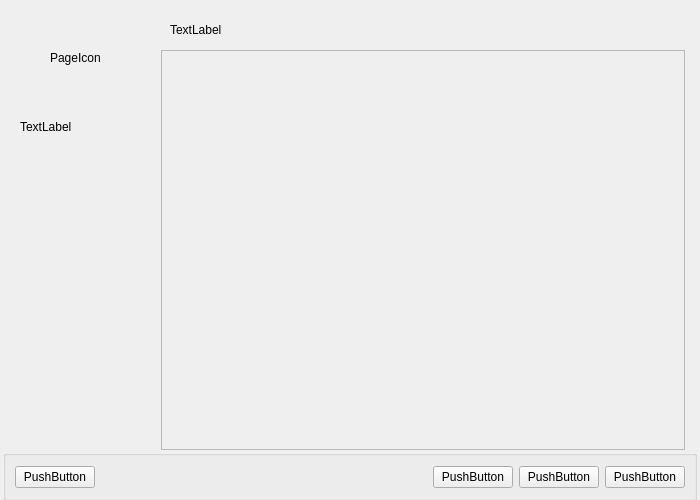
<ui version="4.0" >
 <class>MainWindow</class>
 <widget class="QMainWindow" name="MainWindow" >
  <property name="geometry" >
   <rect>
    <x>0</x>
    <y>0</y>
    <width>700</width>
    <height>500</height>
   </rect>
  </property>
  <property name="sizePolicy" >
   <sizepolicy vsizetype="Fixed" hsizetype="Fixed" >
    <horstretch>0</horstretch>
    <verstretch>0</verstretch>
   </sizepolicy>
  </property>
  <property name="minimumSize" >
   <size>
    <width>700</width>
    <height>500</height>
   </size>
  </property>
  <property name="maximumSize" >
   <size>
    <width>700</width>
    <height>500</height>
   </size>
  </property>
  <property name="windowTitle" >
   <string>Pardusman-wizard</string>
  </property>
  <widget class="QWidget" name="centralwidget" >
   <widget class="QGroupBox" name="groupBox" >
    <property name="geometry" >
     <rect>
      <x>3</x>
      <y>450</y>
      <width>694</width>
      <height>51</height>
     </rect>
    </property>
    <property name="title" >
     <string/>
    </property>
    <layout class="QHBoxLayout" name="horizontalLayout" >
     <item>
      <widget class="QPushButton" name="buttonCancel" >
       <property name="text" >
        <string>PushButton</string>
       </property>
      </widget>
     </item>
     <item>
      <spacer name="horizontalSpacer" >
       <property name="orientation" >
        <enum>Qt::Horizontal</enum>
       </property>
       <property name="sizeHint" stdset="0" >
        <size>
         <width>218</width>
         <height>20</height>
        </size>
       </property>
      </spacer>
     </item>
     <item>
      <widget class="QPushButton" name="buttonBack" >
       <property name="text" >
        <string>PushButton</string>
       </property>
      </widget>
     </item>
     <item>
      <widget class="QPushButton" name="buttonNext" >
       <property name="text" >
        <string>PushButton</string>
       </property>
      </widget>
     </item>
     <item>
      <widget class="QPushButton" name="buttonFinish" >
       <property name="text" >
        <string>PushButton</string>
       </property>
      </widget>
     </item>
    </layout>
    <zorder>buttonCancel</zorder>
    <zorder>buttonBack</zorder>
    <zorder>buttonNext</zorder>
    <zorder>buttonFinish</zorder>
    <zorder>horizontalSpacer</zorder>
   </widget>
   <widget class="QStackedWidget" name="pageStack" >
    <property name="geometry" >
     <rect>
      <x>161</x>
      <y>50</y>
      <width>524</width>
      <height>400</height>
     </rect>
    </property>
    <property name="minimumSize" >
     <size>
      <width>524</width>
      <height>400</height>
     </size>
    </property>
    <property name="styleSheet" >
     <string notr="true" />
    </property>
    <property name="frameShape" >
     <enum>QFrame::StyledPanel</enum>
    </property>
    <property name="frameShadow" >
     <enum>QFrame::Raised</enum>
    </property>
    <property name="midLineWidth" >
     <number>500</number>
    </property>
    <widget class="QWidget" name="page" />
    <widget class="QWidget" name="page_2" />
   </widget>
   <widget class="QLabel" name="pageDesc" >
    <property name="geometry" >
     <rect>
      <x>170</x>
      <y>20</y>
      <width>511</width>
      <height>20</height>
     </rect>
    </property>
    <property name="text" >
     <string>TextLabel</string>
    </property>
   </widget>
   <widget class="QLabel" name="pixSteps" >
    <property name="geometry" >
     <rect>
      <x>10</x>
      <y>110</y>
      <width>150</width>
      <height>215</height>
     </rect>
    </property>
    <property name="sizePolicy" >
     <sizepolicy vsizetype="Preferred" hsizetype="Fixed" >
      <horstretch>0</horstretch>
      <verstretch>0</verstretch>
     </sizepolicy>
    </property>
    <property name="minimumSize" >
     <size>
      <width>150</width>
      <height>215</height>
     </size>
    </property>
    <property name="maximumSize" >
     <size>
      <width>32767</width>
      <height>215</height>
     </size>
    </property>
    <property name="text" >
     <string>TextLabel</string>
    </property>
    <property name="scaledContents" >
     <bool>true</bool>
    </property>
    <property name="alignment" >
     <set>Qt::AlignLeading|Qt::AlignLeft|Qt::AlignTop</set>
    </property>
    <property name="wordWrap" >
     <bool>true</bool>
    </property>
    <property name="indent" >
     <number>10</number>
    </property>
   </widget>
   <widget class="QLabel" name="pageIcon" >
    <property name="geometry" >
     <rect>
      <x>50</x>
      <y>20</y>
      <width>57</width>
      <height>75</height>
     </rect>
    </property>
    <property name="sizePolicy" >
     <sizepolicy vsizetype="Fixed" hsizetype="Fixed" >
      <horstretch>0</horstretch>
      <verstretch>0</verstretch>
     </sizepolicy>
    </property>
    <property name="minimumSize" >
     <size>
      <width>57</width>
      <height>75</height>
     </size>
    </property>
    <property name="maximumSize" >
     <size>
      <width>57</width>
      <height>75</height>
     </size>
    </property>
    <property name="text" >
     <string>PageIcon</string>
    </property>
    <property name="scaledContents" >
     <bool>true</bool>
    </property>
   </widget>
  </widget>
 </widget>
 <resources/>
 <connections/>
</ui>
